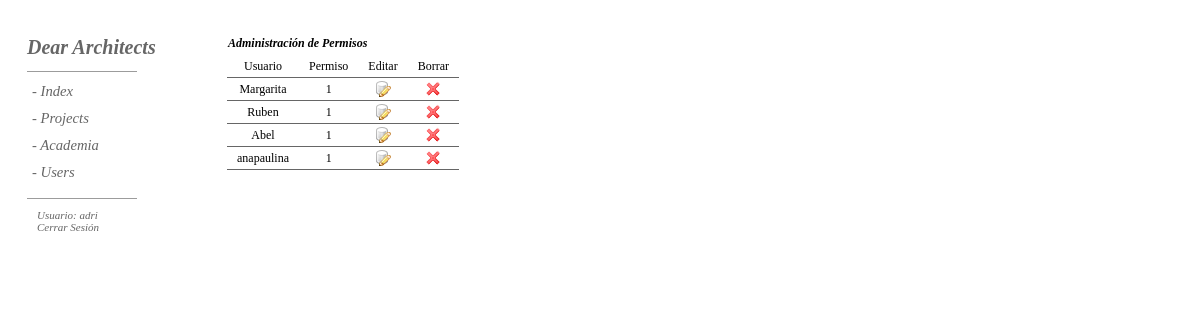
The page /admin/users.php (signed in) on the database its author committed.
### tables this page shows
CREATE TABLE IF NOT EXISTS `users` (
  `ID` mediumint(9) NOT NULL AUTO_INCREMENT,
  `username` varchar(60) DEFAULT NULL,
  `password` varchar(60) DEFAULT NULL,
  `permiso` varchar(20) NOT NULL,
  PRIMARY KEY (`ID`)
);

### public_html/admin/users.php (the view, shortened to what this page needs)
<?php
if(isset($_COOKIE['ID_my_site']))
{
    $username = $_COOKIE['ID_my_site'];
}
else
{
header("Location: index.php");
}
$query_users =  sprintf("SELECT * FROM users");
$users = mysql_query($query_users, $Base) or die(mysql_error());
$row_users = mysql_fetch_assoc($users);
$editFormAction = $_SERVER['PHP_SELF'];
?>
<!DOCTYPE HTML PUBLIC "-//W3C//DTD HTML 4.01 Transitional//EN"
"http://www.w3.org/TR/1999/REC-html401-19991224">
<html>
<head>
<link rel="stylesheet" href="CSS/estilos.css" type="text/css" />
<link rel="stylesheet" href="CSS/CSS.css" type="text/css" />
</head>
<body>
<div id="wrapper">
    <div id="leftcolumn">
        <div id="general">
            <p><?php echo "Usuario: ".$username;?></p>
            <p><a href="logout.php">Cerrar Sesi&oacute;n</a></p>
        </div>
    </div>
    <div id="rightcolumn">
        <table border="0" cellpadding="0" cellspacing="0">
                           <tr>
                               <td  class="titulos">Administración de Permisos</td>
                           </tr>
              </table>
              <table border="0" cellpadding="5" cellspacing="0" class="photos">
                                   <tr class="usuariosT">
                                       <td>Usuario</td>
                                       <td>Permiso</td>
                                       <td>Editar</td>
                                       <td>Borrar</td>
                                   </tr>
                                <?php  do {
                                    if($row_users['username']!=$username){
                                    ?>
                                    <tr class="usuarios">
                                       <td><?php echo $row_users['username']; ?></td>
                                       <td><?php echo $row_users['permiso']; ?></td>
                                       <td>
                                           <a href="users2.php?Usuario=<?php echo $row_users['username'];?>" title="Editar Permiso"><img src="images/database_edit.png" alt="Editar Permiso" style="border: none;"/></a>
                                       </td>
                                       <td>
                                           <form method="POST" action="<?php echo $editFormAction; ?>" id="submitform" name="submitform">
                                               <input type="image" name="Delete" title="Borrar Usuario" src="images/cross.png" alt="Borrar Usuario" onClick="return confirmSubmit()"/>
                                           </form>
                                       </td>
                                   </tr>
                                <?php } } while ($row_users= mysql_fetch_assoc($users)); ?>
               </table>
    </div>
</div>
</body>
</html>

### public_html/admin/CSS/estilos.css (style rules this page uses)
#general { position: relative; top:40px; }
#general p { font-family: "Georgia"; font-size: 11px; color: #666; font-style: italic; padding-left: 10px; }
#general p a { color: #666; text-decoration: none; }
.titulos { font-family: "Georgia"; font-weight:bold !important; font-style: italic; font-size: 12px; padding-bottom: 5px; padding-left: 1px; }
.usuariosT { font-family: "Georgia"; font-size: 12px; }
.usuariosT td , .usuarios td { padding: 3px; }
.usuarios { font-family: "Georgia"; font-size: 12px; text-align: center; }
.photos { text-align: center; }
.photos td { padding: 3px 10px; border-bottom:1px #666 solid; }

### public_html/admin/CSS/CSS.css (style rules this page uses)
* { padding:0; margin:0 }
body { font:12px; font-family: "Georgia"; }
#wrapper { padding-top:36px; padding-left: 27px; }
#leftcolumn { float:left; width:200px; }
#rightcolumn { float:left; font-family: "Georgia"; font-size: 11pt; }
#leftcolumn #DA { font-family: "Georgia"; font-weight:bold !important; font-style: italic; font-size: 20px; }
#DA a , #DA a:hover { text-decoration: none; color:#666; }
#linea1 { border-top:1px #9C9C9C solid; width:110px; position: relative; top:12px; height: 0px; font-size: 0px; }
#linea2 { border-top:1px #9C9C9C solid; width:110px; position: relative; top:30px; height: 0px; font-size: 0px; }
.dropdown { display:block; position:relative; top:18px; font-family: "Georgia"; font-size: 11pt; font-weight: normal; font-style: italic; }
.dropdown dt { width:110px; padding:5px; padding-bottom: 5px !important; cursor:pointer; color:#666; }
.dropdown .upperdd { border-bottom:none }
.dropdown a, .dropdown a:active, .dropdown a:visited { display:block; font-family: "Georgia"; font-size: 11pt; font-weight: normal; font-style: italic; color:#666; text-decoration:none; background:white; }

### rows shown on the page
users: username "Margarita", permiso "1"
users: username "Ruben", permiso "1"
users: username "Abel", permiso "1"
users: username "anapaulina", permiso "1"

### other values the page prints
$username "adri"
